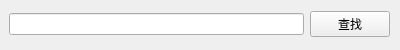
<?xml version="1.0" encoding="UTF-8"?>
<ui version="4.0">
 <class>Search</class>
 <widget class="QWidget" name="Search">
  <property name="geometry">
   <rect>
    <x>0</x>
    <y>0</y>
    <width>400</width>
    <height>50</height>
   </rect>
  </property>
  <property name="windowTitle">
   <string>查找文本</string>
  </property>
  <widget class="QWidget" name="verticalLayoutWidget">
   <property name="geometry">
    <rect>
     <x>9</x>
     <y>9</y>
     <width>381</width>
     <height>31</height>
    </rect>
   </property>
   <layout class="QHBoxLayout" name="horizontalLayout">
    <item>
     <widget class="QLineEdit" name="search_field"/>
    </item>
    <item>
     <widget class="QPushButton" name="search_button">
      <property name="text">
       <string>查找</string>
      </property>
     </widget>
    </item>
   </layout>
  </widget>
 </widget>
 <resources/>
 <connections/>
</ui>
